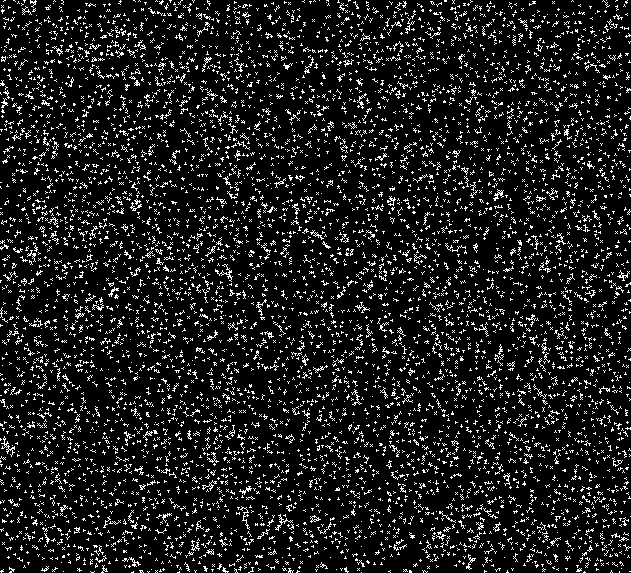
%> input picture TRABALHO_1/image_TP1_2023_2.png, 631 x 573 px
$ octave tester_4.m   (GNU Octave 9; MATLAB toolbox functions it lacks are replaced by stand-ins)
%> lines starting %> are read from the running program, lines starting %| are printed output that depends on the picture
clear all
close all
clc

%enunciado -
%EX1 - 106,   178,    50,    30 -> 1657
%EX2 - 107,   243,    77,    25 -> 1332
%EX3 - 109,   255,    60,    15 -> 1356
%EX4 - 109,   164,   104,    -5 -> 1319
%EX5 - 101,   212,    88,     5 -> 1165
%EX6 - 109,   164,   104,    -5 -> 1390
%EX7 -  85,   291,    96,    35 -> 796
%EX8 -  98,   112,   139,   -25 -> 1141
%EX9 - 107,    69,    96,    35 -> 1498
%EX10 - 94,   215,    90,    20 -> 1089
cd Exemplos\
cd Ex1\
result_01 = q4(106,   178,    50,    30);
%> in q4, `Z = im2double(imread("image_TP1_2023_2.png"));`: Z: size 573x631 double; values 0 (black) and 1 (white), 11% white in thin lines or dots
%> in q4, `outcome = filter2(filter,Z);`:
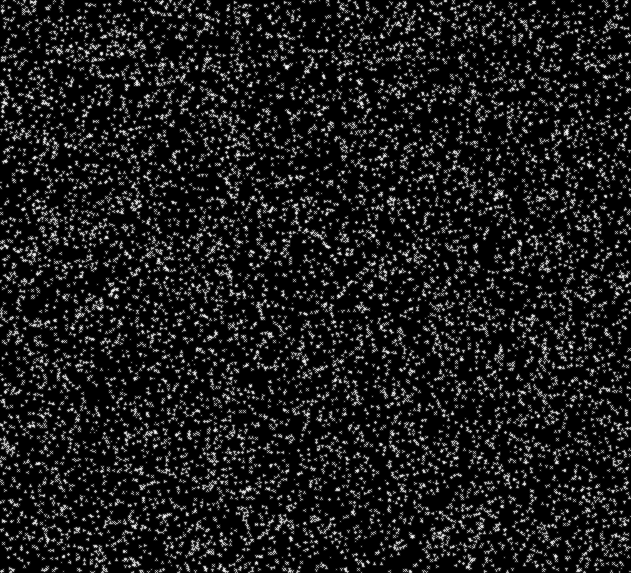
%> outcome: size 573x631 double; min 0, max 16, mean 1.76; drawn with min black and max white
%> in q4, `result = sum(sum( outcome(tempA)>8 ));`: result = 1258
%> result_01 = 1258
cd ..\
cd Ex2\
result_02 = q4(107,   243,    77,    25);
%> result_02 = 1198
cd ..\
cd Ex3\
result_03 = q4(109,   255,    60,    15);
%> result_03 = 1094
cd ..\
cd Ex4\
result_04 = q4(109,   164,   104,    -5);
%> result_04 = 1283
cd ..\
cd Ex5\
result_05 = q4(101,   212,    88,     5);
%> result_05 = 1104
cd ..\
cd Ex6\
result_06 = q4(109,   164,   104,    -5);
%> result_06 = 1283
cd ..\
cd Ex7\
result_07 = q4(85,   291,    96,    35);
%> result_07 = 682
cd ..\
cd Ex8\
result_08 = q4(98,   112,   139,   -25);
%> result_08 = 948
cd ..\
cd Ex9\
result_09 = q4(107,    69,    96,    35);
%> result_09 = 1340
cd ..\
cd Ex10\
result_10 = q4(94,   215,    90,    20);
%> result_10 = 978
cd ..\..\

function result = q4(p1,p2,p3,p4)
%p1=106;p2=200;p3=100;p4=45;
Z = im2double(imread("image_TP1_2023_2.png"));
square = true(p1);

[lins,cols]=size(Z);
T = [1 0 p2; 0 1 p3; 0 0 1]*[cosd(p4) -sind(p4) 0;sind(p4) cosd(p4) 0;0 0 1];
%T = [cosd(p4) -sind(p4) 0;sind(p4) cosd(p4) 0;0 0 1]*[1 0 p2; 0 1 p3; 0 0 1];
T = T*[1 0 -1; 0 1 -1; 0 0 1];
tf = affine2d(T');
Ro = imref2d([lins cols]);
%tempA = imwarp(square,tf,'OutputView',Ro);
%tempA = imwarp(square,tf,'OutputView',Ro,'SmoothEdges',true); % falha 1 no
%4
tempA = imwarp(square,tf,'OutputView',Ro,'SmoothEdges',true,'interp','nearest');

filter = [1 1 1; 1 8 1; 1 1 1];
outcome = filter2(filter,Z);

% [14 lines of commented-out code are left out]

result = sum(sum( outcome(tempA)>8 ));
end
